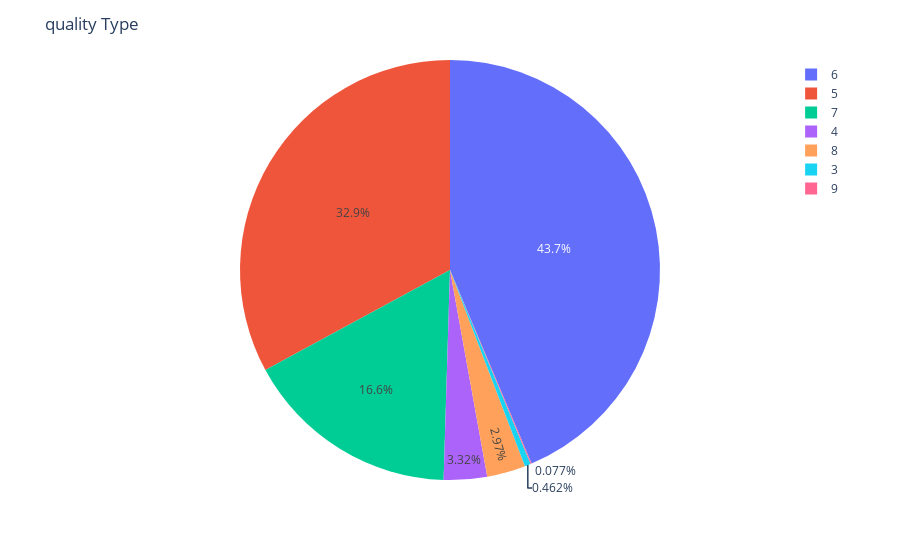

Notebook code for this chart:
### Code cell
px.pie(
  values=wine['quality'].value_counts()
  ,names =wine['quality'].value_counts().index
).update_layout(title='quality Type')

### Figure 1 — Plotly figure (JSON) as saved in the notebook; plotly's stock layout.template omitted (floating-point values rounded to 4 significant figures)
{"data": [{"domain": {"x": [0, 1], "y": [0, 1]}, "hovertemplate": "label=%{label}<br>value=%{value}<extra></extra>", "labels": [6, 5, 7, 4, 8, 3, 9], "legendgroup": "", "name": "", "showlegend": true, "type": "pie", "values": [2836, 2138, 1079, 216, 193, 30, 5]}], "layout": {"legend": {"tracegroupgap": 0}, "margin": {"t": 60}, "title": {"text": "quality Type"}}}
